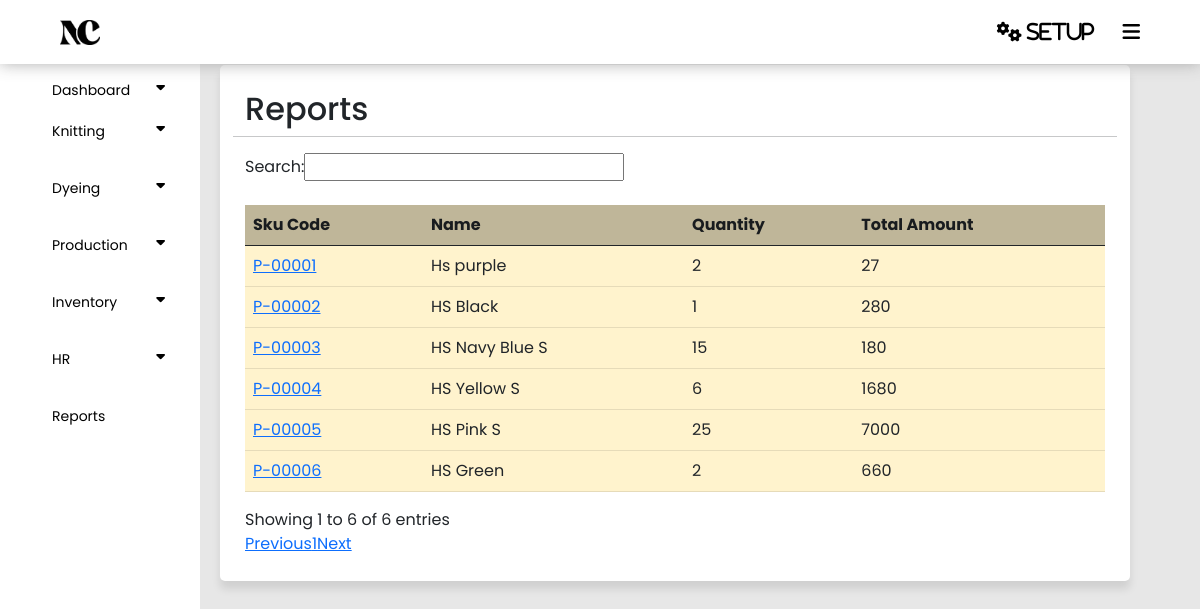
Page /panel/report.php on the committed database.
### tables this page shows
CREATE TABLE `products` (
  `Id` int(255) NOT NULL,
  `Code` varchar(255) NOT NULL,
  `Name` varchar(255) NOT NULL,
  `Measurement` varchar(255) NOT NULL,
  `Category` varchar(255) NOT NULL,
  `Sales_Price` int(11) NOT NULL,
  `Purchase_Price` int(255) NOT NULL,
  `Status` tinyint(255) NOT NULL DEFAULT 1
);

### panel/report.php (the view, shortened to what this page needs)
<?php
require('config.php');
require('index.php');
$query = "SELECT p.*,
                 SUM(CASE WHEN s.Type = 'Lost of Theft' THEN -s.Quantity ELSE s.Quantity END) AS TotalQuantity,
                 SUM(CASE WHEN s.Type = 'Lost of Theft' THEN -s.Amount ELSE s.Amount END) AS TotalAmount,
                 AVG(CASE WHEN s.Type IN ('Lost of Theft', 'Opening Stock', 'Inward Stock') THEN s.Amount ELSE 0 END) AS AvgAmount
          FROM Products p
          LEFT JOIN Stock s ON p.Id = s.P_id
          WHERE (s.Quantity > 0 OR s.Quantity = 0) AND s.Quantity IS NOT NULL
          GROUP BY p.Id";
$result = mysqli_query($connect, $query);
?>
<!DOCTYPE html>
<html lang="en">
<head>
</head>
<body>
    <section class="container">
        <div class="row justify-content-right">
            <h2>Reports</h2>
            <hr>
            <table class="table table-warning mt-4" id="example">
                <thead class="bg-warning p-2 text-dark bg-opacity-10" style="opacity: 75%;">
                    <tr>
                        <th scope="col">Sku Code</th>
                        <th scope="col">Name</th>
                        <th scope="col">Quantity</th>
                        <th scope="col">Total Amount</th>
                    </tr>
                </thead>
                <tbody class="text-dark">
                    <?php
                    while ($row = mysqli_fetch_assoc($result)) {
                        ?>
                    <tr>
                        <td><a href="showstock.php?productId=<?php echo $row['Id']; ?>"><?php echo $row['Code']; ?></a></td>
                        <td><?php echo $row['Name']; ?></td>
                        <td><?php echo $row['TotalQuantity']; ?></td>
                        <td><?php echo $row['TotalAmount']; ?></td>
                    </tr>
                    <?php
                    }
                    ?>
                </tbody>
            </table>
        </div>
    </section>
</body>
</html>

### panel/style.css (style rules this page uses)
* { padding: 0; margin: 0; }
body { background-color: #e7e7e7; font-family: "Poppins", sans-serif; }
#example { background: #000; color: #f44336; }
.container { position: relative; float: left; width: calc(100% - 290px); margin-left: 220px; margin-top: 65px; background-color: white; padding: 25px; border-radius: 5px; box-shadow: 0px 8px 8px 0px rgba(0,0,0,0.1); }

### rows in the picture
products: Code "P-00001", Name "Hs purple", TotalQuantity "2", TotalAmount "27"
products: Code "P-00002", Name "HS Black", TotalQuantity "1", TotalAmount "280"
products: Code "P-00003", Name "HS Navy Blue S", TotalQuantity "15", TotalAmount "180"
products: Code "P-00004", Name "HS Yellow S", TotalQuantity "6", TotalAmount "1680"
products: Code "P-00005", Name "HS Pink S", TotalQuantity "25", TotalAmount "7000"
products: Code "P-00006", Name "HS Green", TotalQuantity "2", TotalAmount "660"
